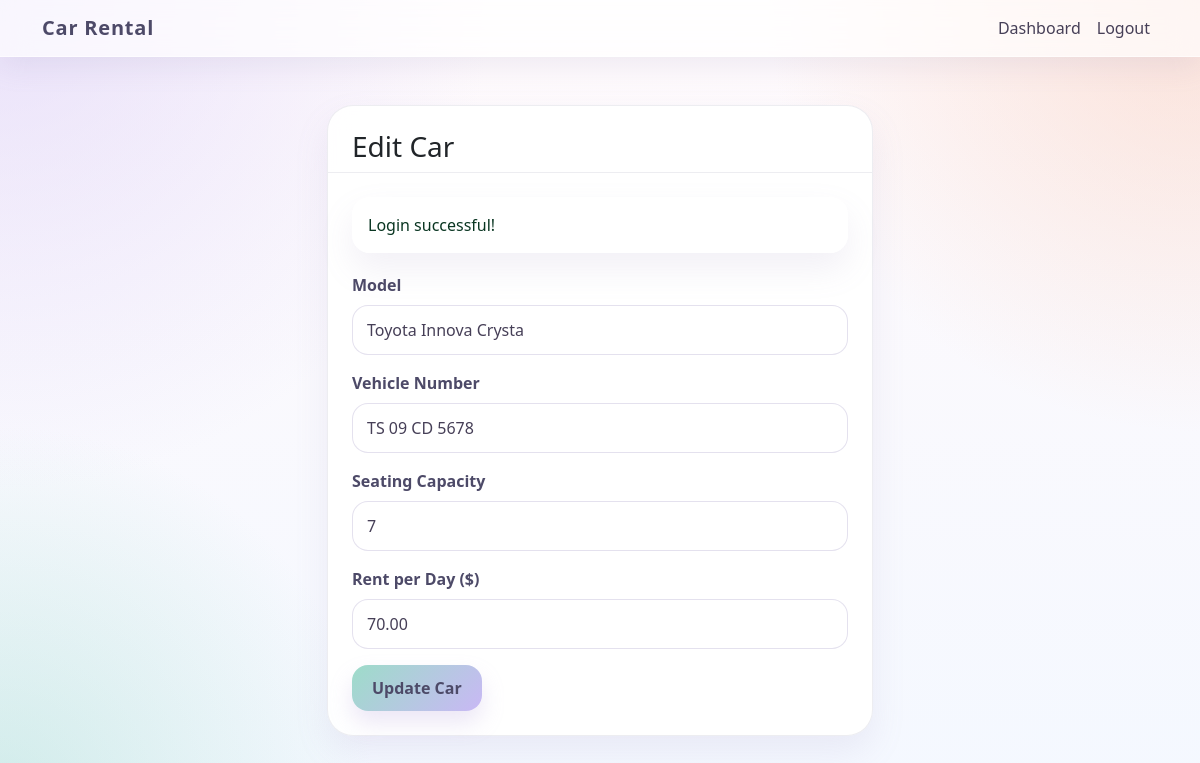
/pages/edit_car.php?id=2 (signed in), run on the app's committed database.
### tables this page shows
CREATE TABLE cars (
    id INT AUTO_INCREMENT PRIMARY KEY,
    agency_id INT NOT NULL,
    model VARCHAR(255) NOT NULL,
    vehicle_number VARCHAR(255) UNIQUE NOT NULL,
    seating_capacity INT NOT NULL,
    rent_per_day DECIMAL(10,2) NOT NULL,
    FOREIGN KEY (agency_id) REFERENCES users(id) ON DELETE CASCADE
);

### includes/functions.php (called while the page is built, shortened)
<?php
function get_flash_message() {
    if (isset($_SESSION['flash_message'])) {
        $message = $_SESSION['flash_message'];
        $type = $_SESSION['flash_type'] ?? 'success';
        return ['message' => $message, 'type' => $type];
    }
    return null;
}
?>

### pages/edit_car.php (the view, shortened to what this page needs)
<?php
include '../includes/functions.php';
include '../db.php';
$message = get_flash_message();
$car_id = $_GET['id'] ?? null;
$stmt = $pdo->prepare("SELECT * FROM cars WHERE id = ? AND agency_id = ?");
$stmt->execute([$car_id, get_user_id()]);
$car = $stmt->fetch(PDO::FETCH_ASSOC);
?>
<!DOCTYPE html>
<html lang="en">
<head>
    <link href="https://cdn.jsdelivr.net/npm/bootstrap@5.3.0/dist/css/bootstrap.min.css" rel="stylesheet">
    <link rel="stylesheet" href="../css/style.css?v=20260318-1">
</head>
<body>
    <nav class="navbar navbar-expand-lg navbar-dark bg-dark">
        <div class="container">
            <a class="navbar-brand" href="view_cars.php">Car Rental</a>
            <div class="navbar-nav ms-auto">
                <a class="nav-link" href="dashboard.php">Dashboard</a>
                <a class="nav-link" href="logout.php">Logout</a>
            </div>
        </div>
    </nav>
    <div class="container mt-5">
        <div class="row justify-content-center">
            <div class="col-md-6">
                <div class="card">
                    <div class="card-header">
                        <h3>Edit Car</h3>
                    </div>
                    <div class="card-body">
                        <?php if ($message): ?>
                            <div class="alert alert-<?php echo $message['type']; ?>">
                                <?php echo $message['message']; ?>
                            </div>
                        <?php endif; ?>
                        <form method="POST">
                            <div class="form-group">
                                <label for="model">Model</label>
                                <input type="text" class="form-control" id="model" name="model" value="<?php echo $car['model']; ?>" required>
                            </div>
                            <div class="form-group">
                                <label for="vehicle_number">Vehicle Number</label>
                                <input type="text" class="form-control" id="vehicle_number" name="vehicle_number" value="<?php echo $car['vehicle_number']; ?>" required>
                            </div>
                            <div class="form-group">
                                <label for="seating_capacity">Seating Capacity</label>
                                <input type="number" class="form-control" id="seating_capacity" name="seating_capacity" value="<?php echo $car['seating_capacity']; ?>" min="1" required>
                            </div>
                            <div class="form-group">
                                <label for="rent_per_day">Rent per Day ($)</label>
                                <input type="number" class="form-control" id="rent_per_day" name="rent_per_day" value="<?php echo $car['rent_per_day']; ?>" step="0.01" min="0" required>
                            </div>
                            <button type="submit" class="btn btn-primary">Update Car</button>
                        </form>
                    </div>
                </div>
            </div>
        </div>
    </div>
</body>
</html>

### css/style.css (style rules this page uses)
:root { --brand-ink: #4d4a68; --brand-mint: #96d8c8; --brand-peach: #f7c9b6; --brand-lavender: #d9cef8; --brand-butter: #f9e7a8; --brand-rose: #f5d6df; --text-dark: #463f57; --text-soft: #7a748f; --line-soft: rgba(109, 104, 140, 0.12); --surface: rgba(255, 255, 255, 0.8); --surface-strong: rgba(255, 255, 255, 0.92); --shadow-soft: 0 22px 48px rgba(147, 130, 180, 0.18); --shadow-card: 0 16px 34px rgba(147, 130, 180, 0.12); }
body { font-family: "Segoe UI", Tahoma, Geneva, Verdana, sans-serif; background: radial-gradient(circle at top left, rgba(217, 206, 248, 0.55), transparent 34%), radial-gradient(circle at top right, rgba(247, 201, 182, 0.5), transparent 30%), radial-gradient(circle at bottom left, rgba(150, 216, 200, 0.38), transparent 26%), linear-gradient(180deg, #fffafc 0%, #f4f8ff 100%); color: var(--text-dark); min-height: 100vh; }
a { text-decoration: none; }
.navbar.navbar-dark.bg-dark { background: rgba(255, 255, 255, 0.68) !important; backdrop-filter: blur(14px); box-shadow: 0 10px 28px rgba(150, 140, 182, 0.14); border-bottom: 1px solid rgba(255, 255, 255, 0.55); }
.navbar-brand { font-weight: 700; letter-spacing: 0.04em; color: var(--brand-ink) !important; }
.nav-link, .navbar-text { color: var(--text-dark) !important; }
.card, .surface-card { border: 1px solid var(--line-soft); border-radius: 26px; background: var(--surface-strong); backdrop-filter: blur(10px); box-shadow: var(--shadow-card); }
.card { margin-bottom: 20px; }
.card-header { background: transparent; border-bottom: 1px solid var(--line-soft); padding: 24px 24px 0; }
.card-body { padding: 24px; }
.form-group { margin-bottom: 16px; }
.form-label, label { font-weight: 600; color: var(--brand-ink); margin-bottom: 8px; }
.form-control, .form-select { border-radius: 16px; padding: 12px 14px; border: 1px solid rgba(176, 168, 206, 0.34); background-color: rgba(255, 255, 255, 0.88); color: var(--text-dark); }
.btn { border-radius: 16px; padding: 11px 20px; font-weight: 600; }
.btn-primary { background: linear-gradient(135deg, #9ddcc9, #c9b8f5); border: none; color: var(--brand-ink); box-shadow: 0 12px 22px rgba(181, 162, 219, 0.26); }
.alert { margin-bottom: 20px; border: none; border-radius: 18px; box-shadow: var(--shadow-card); background: rgba(255, 255, 255, 0.82); }

### data on the page
cars: model "Toyota Innova Crysta", vehicle_number "TS 09 CD 5678", seating_capacity "7", rent_per_day "70.00"

### other printed values
$message['message'] "Login successful!"
